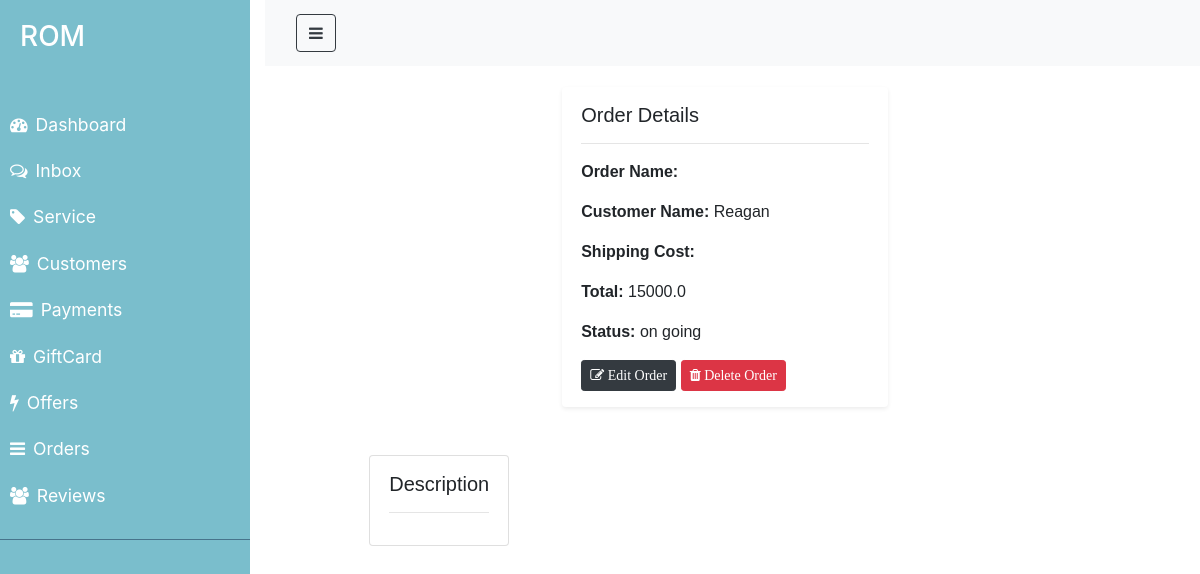
The app's page /order/detail/2 with its own data.
### ROM/models.py (models this page shows, shortened)
class Order(models.Model):
    STATUS=(
        ('pending', 'pending'),
        ('on going', 'on going'),
        ('completed','completed'),
    )
    customer_id=models.ForeignKey('Customer',on_delete=models.CASCADE,blank=True,null=True)
    service_id=models.ForeignKey('Service',on_delete=models.CASCADE,blank=True,null=True)
    status=models.CharField(max_length=100, null=False, blank=False, choices=STATUS)
    total=models.FloatField(null= False, blank= True)
    created_at=models.DateTimeField(auto_now_add=True)
    updated_at= models.DateTimeField(auto_now=True)

class Customer(models.Model):
    name=models.CharField(max_length=100, null=False, blank=False)
    email=models.CharField(max_length=100, null=False, blank=False)
    phone_number=models.IntegerField(null= True, blank= True)
    created_at=models.DateTimeField(auto_now_add=True)
    def __str__(self):
        return self.name

### ROM/views.py (the view)
# urls.py: path('order/detail/<pk>', OrderDetail.as_view(),name= 'Order_detail'),
class OrderDetail(DetailView):
    login_required= True
    model = Order
    template_name= "ROM/admin/order_details.html"

### ROM/templates/ROM/admin/order_details.html (shortened to what this page needs)
{% extends 'ROM/admin/layouts/admin_master.html' %}
{% load static %}
{% block content %}
<div class="container">
    <div class="col-lg-12 text-center my-3">
    </div>
    <div class="row justify-content-center">
        <div class="col-lg-6 col-md-12 h-100 ">
            <div class="card h-100 border-0 shadow-sm">
                <div class="card-body h-100">
                    <h5>Order Details</h5>
                    <hr>
                    <p><strong>Order Name:</strong> {{object.name}}</p>
                    <p><strong>Customer Name:</strong> {{object.customer_id}}</p>
                    <p><strong>Shipping Cost:</strong> {{object.shipping_cost}}</p>
                    <p><strong>Total:</strong> {{order.total}}</p>
                    <p><strong>Status:</strong> {{order.status}}</p>
                    <a href="#"
                                        class="btn btn-dark btn-sm">
                                         <i class="fa fa-edit"> Edit Order </i>
                                       </a>
                                       <a href="#"
                                         class="btn btn-danger btn-sm">
                                         <i class="fa fa-trash"> Delete Order </i>
                                    </a>
                </div>
            </div>
        </div>
    </div>
    <div class="row my-5">
        <div class="card">
            <div class="card-body">
                <h5>Description</h5>
                <hr>
            </div>
        </div>
    </div>
</div>
{% endblock %}

### ROM/static/css/admin.css (style rules this page uses)
* { padding: 0; margin: 0; box-sizing: border-box; }
.container { max-width: 80%; margin: 0 auto; font-family: sans-serif; }
a, a:hover, a:focus { color: inherit; text-decoration: none; transition: all 0.3s; }
body { background: color #ebeff5;; }
*, *::before, *::after { margin: 0; padding: 0; box-shadow: border-box; }
.card > * { padding: 1rem 1.2rem; }

### records on screen
Order: customer_id "Reagan", total "15000.0", status "on going"
